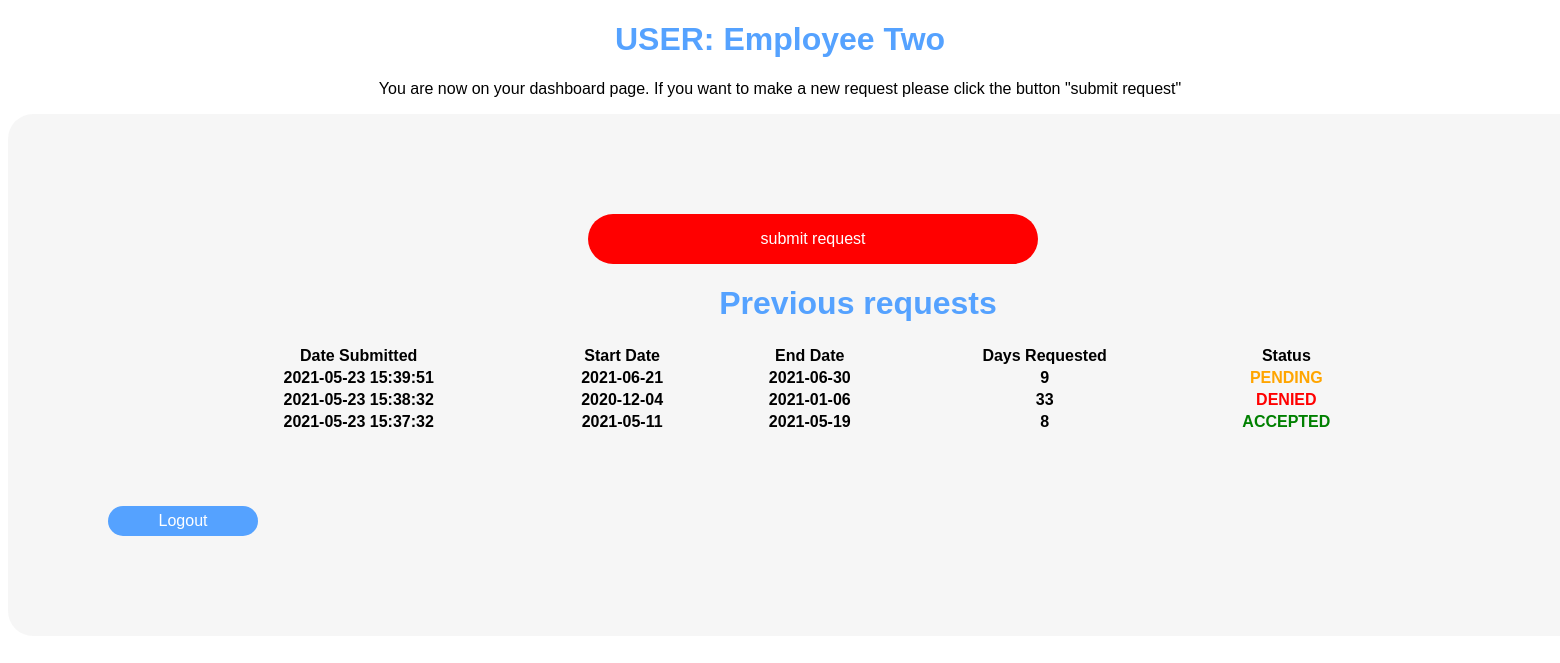
Screenshot of /dashboard.php (signed in) with the database file from the repository.
### tables this page shows
CREATE TABLE `users` (
  `id` int(11) NOT NULL,
  `email` varchar(50) NOT NULL,
  `password` varchar(50) NOT NULL,
  `create_datetime` datetime NOT NULL,
  `AUTH` tinyint(1) NOT NULL,
  `fname` varchar(15) NOT NULL,
  `lname` varchar(15) NOT NULL
);

CREATE TABLE `adeia` (
  `ST_DATE` date NOT NULL,
  `E_DATE` date NOT NULL,
  `REA` text NOT NULL,
  `DT` datetime NOT NULL,
  `CL_ID` int(11) NOT NULL,
  `ACP` int(11) NOT NULL DEFAULT 0,
  `ID` int(11) NOT NULL
);

### dashboard.php (the view, shortened to what this page needs)
<?php
require("db.php");
$email = $_SESSION['email'];
$q = "SELECT fname,lname FROM `users` WHERE email = '$email'";
$res = mysqli_query($con,$q);
$temp = $res->fetch_assoc();
$fn = $temp['fname'];
$ln = $temp['lname'];
?>
<!DOCTYPE html>
<html>
<head>
    <link rel="stylesheet" href="style2.css" />
</head>
<body>
<h1>USER: <?php echo $fn . " " .$ln; ?></h1>
<p style = "text-align: center">You are now on your dashboard page. If you want to make a new request please click the button "submit request"</p>
    <div class = "tab">
        <form action="new_req.php">
            <input type="submit" value="submit request" class="mybutton"/>
        </form>
        <h1 style = "text-align: center">Previous requests</h1>
        <table width = 80% style = "margin-left: 80px">
            <tr>
                <th>Date Submitted</th>
                <th>Start Date</th>
                <th>End Date</th>
                <th>Days Requested</th>
                <th>Status</th>
            </tr>
        <?php
        $email = $_SESSION['email'];
        $q = "SELECT id FROM `users` WHERE email = '$email'";
        $res = mysqli_query($con,$q);
        $x = $res->fetch_assoc();
        $id = $x['id'];
        $q = "SELECT * FROM `adeia` WHERE CL_ID = '$id' ORDER BY DT DESC";
        $res = mysqli_query($con,$q);
        while($row = mysqli_fetch_array($res)){
            $f = (strtotime($row['E_DATE'])-strtotime($row['ST_DATE']))/60/60/24;
            if($row['ACP'] == 0){
                $acp = "PENDING";
                $color = "orange";
            }
            else if($row['ACP'] == 1){
                $acp = "ACCEPTED";
                $color = "green";
            }
            else if($row['ACP'] == -1){
                $acp = "DENIED";
                $color = "red";
            }
            echo "<tr>
                    <th>".$row['DT']."</th>
                    <th>".$row['ST_DATE']."</th>
                    <th>".$row['E_DATE']."</th>
                    <th>".$f."</th>
                    <th style='color: $color'>".$acp."</th>
                   </tr>";
        }
        ?>
        </table>
        <br><br>
        <br><br>
        <form action = "logout.php">
            <input type="submit" class = "lobu" value = "Logout"/>
        </form>
    </div>
</body>
</html>

### style2.css (style rules this page uses)
body { background: #ffffff; }
.tab { margin: 5px auto; width: 1500px; padding: 100px 100px; background: rgba(239, 239, 239, 0.56); border-color: #282828; border-radius: 25px; }
table { font-family: Arial; }
p { font-family: Arial; }
h1 { font-family: Arial; color: #55a2ff; text-align: center; }
.mybutton { color: #fff; background: red; border: 0; outline: 0; width: 100%; height: 50px; font-size: 16px; text-align: center; cursor: pointer; width : 30%; border-radius: 25px; margin-left: 480px; }
.lobu { color: #fff; background: #55a2ff; border: 0; outline: 0; width: 10%; height: 30px; font-size: 16px; text-align: center; cursor: pointer; border-radius: 25px; }

### rows the page displays
users: fname "Employee", lname "Two"
adeia: DT "2021-05-23 15:39:51", ST_DATE "2021-06-21", E_DATE "2021-06-30", f "9", ACP "PENDING"
adeia: DT "2021-05-23 15:38:32", ST_DATE "2020-12-04", E_DATE "2021-01-06", f "33", ACP "DENIED"
adeia: DT "2021-05-23 15:37:32", ST_DATE "2021-05-11", E_DATE "2021-05-19", f "8", ACP "ACCEPTED"
